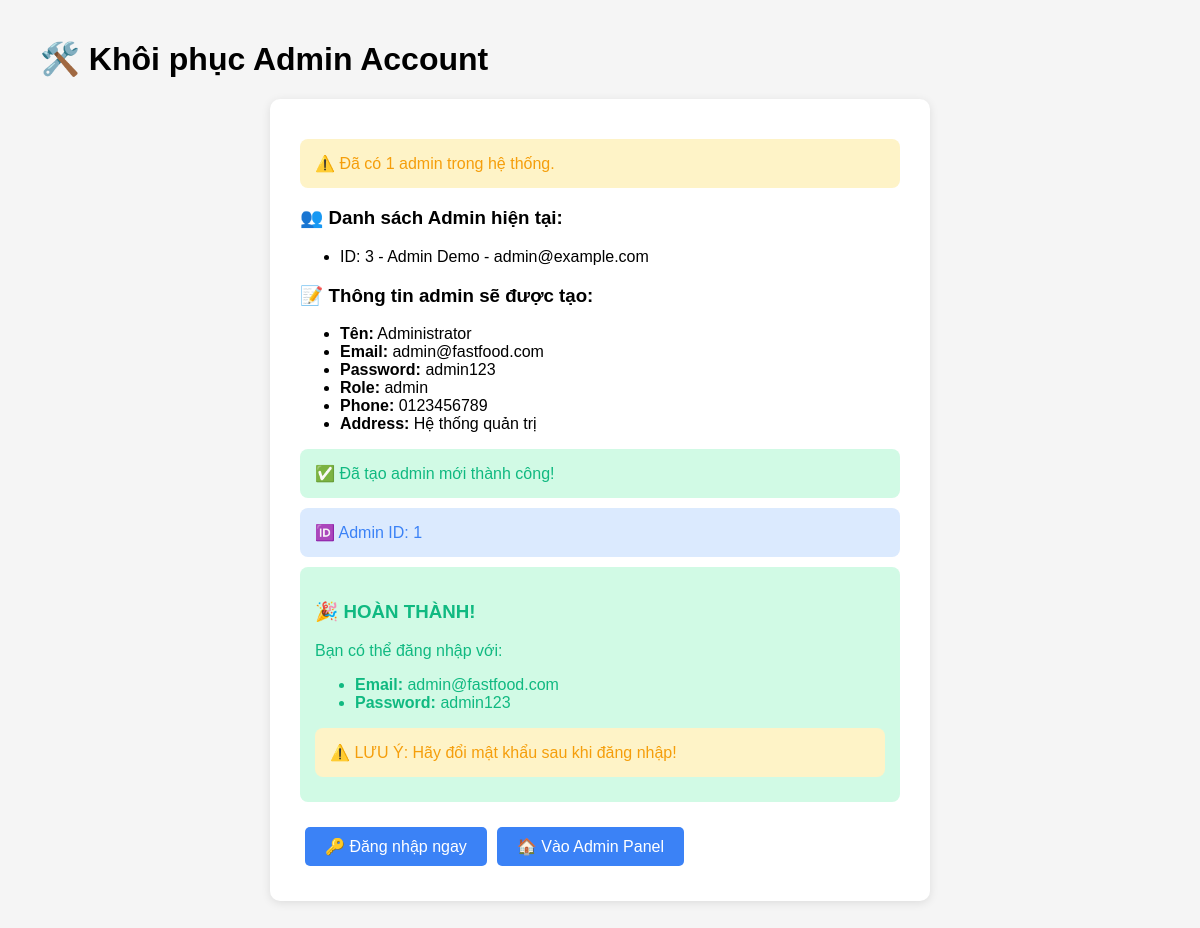
Screenshot of /backend/bootstrap_admin_web.php with the database file from the repository.
### tables this page shows
CREATE TABLE `users` (
  `id` int(11) NOT NULL,
  `name` varchar(120) NOT NULL,
  `phone` varchar(20) DEFAULT NULL,
  `address` varchar(255) DEFAULT NULL,
  `email` varchar(190) DEFAULT NULL,
  `password_hash` varchar(255) DEFAULT NULL,
  `role` enum('user','admin') DEFAULT 'user',
  `created_at` timestamp NOT NULL DEFAULT current_timestamp()
);

### backend/bootstrap_admin_web.php (the view, shortened to what this page needs)
<?php
echo "<h1>🛠️ Khôi phục Admin Account</h1>";
echo "<div class='container'>";
try {
    $db = getDb();
    $stmt = $db->query('SELECT COUNT(*) as count FROM users WHERE role = "admin"');
    $adminCount = $stmt->fetch()['count'] ?? 0;
    if ($adminCount > 0) {
        echo "<div class='warning'>⚠️ Đã có $adminCount admin trong hệ thống.</div>";
        $stmt = $db->query('SELECT id, name, email FROM users WHERE role = "admin"');
        $admins = $stmt->fetchAll();
        echo "<h3>👥 Danh sách Admin hiện tại:</h3>";
        echo "<ul>";
        foreach ($admins as $admin) {
            echo "<li>ID: {$admin['id']} - {$admin['name']} - {$admin['email']}</li>";
        }
        echo "</ul>";
    }
    $adminData = [
        'name' => 'Administrator',
        'email' => 'admin@fastfood.com',
        'password' => 'admin123',
        'role' => 'admin',
        'phone' => '0123456789',
        'address' => 'Hệ thống quản trị'
    ];
    echo "<h3>📝 Thông tin admin sẽ được tạo:</h3>";
    echo "<ul>";
    echo "<li><strong>Tên:</strong> " . $adminData['name'] . "</li>";
    echo "<li><strong>Email:</strong> " . $adminData['email'] . "</li>";
    echo "<li><strong>Password:</strong> " . $adminData['password'] . "</li>";
    echo "<li><strong>Role:</strong> " . $adminData['role'] . "</li>";
    echo "<li><strong>Phone:</strong> " . $adminData['phone'] . "</li>";
    echo "<li><strong>Address:</strong> " . $adminData['address'] . "</li>";
    echo "</ul>";
    $stmt = $db->prepare('SELECT id FROM users WHERE email = ?');
    $stmt->execute([$adminData['email']]);
    $existingUser = $stmt->fetch();
    if ($existingUser) {
        echo "<div class='info'>ℹ️ Email đã tồn tại!</div>";
        echo "<div class='info'>ID user hiện tại: " . $existingUser['id'] . "</div>";
        $stmt = $db->prepare('UPDATE users SET role = "admin" WHERE id = ?');
        $stmt->execute([$existingUser['id']]);
        echo "<div class='success'>✅ Đã cập nhật user ID " . $existingUser['id'] . " thành admin!</div>";
    } else {
        $stmt = $db->prepare('INSERT INTO users (name, email, password_hash, role, phone, address, created_at) VALUES (?, ?, ?, ?, ?, ?, NOW())');
        $result = $stmt->execute([
            $adminData['name'],
            $adminData['email'],
            password_hash($adminData['password'], PASSWORD_DEFAULT),
            $adminData['role'],
            $adminData['phone'],
            $adminData['address']
        ]);
        if ($result) {
            $newAdminId = $db->lastInsertId();
            echo "<div class='success'>✅ Đã tạo admin mới thành công!</div>";
            echo "<div class='info'>🆔 Admin ID: " . $newAdminId . "</div>";
        } else {
            echo "<div class='error'>❌ Lỗi khi tạo admin!</div>";
            exit;
        }
    }
    echo "<div class='success'>";
    echo "<h3>🎉 HOÀN THÀNH!</h3>";
    echo "<p>Bạn có thể đăng nhập với:</p>";
    echo "<ul>";
    echo "<li><strong>Email:</strong> " . $adminData['email'] . "</li>";
    echo "<li><strong>Password:</strong> " . $adminData['password'] . "</li>";
    echo "</ul>";
    echo "<div class='warning'>⚠️ LƯU Ý: Hãy đổi mật khẩu sau khi đăng nhập!</div>";
    echo "</div>";
    echo "<div style='margin-top: 20px;'>";
    echo "<a href='../frontend/pages/login.php' class='btn'>🔑 Đăng nhập ngay</a>";
    echo "<a href='../frontend/admin/' class='btn'>🏠 Vào Admin Panel</a>";
    echo "</div>";
} catch (Throwable $e) {
    echo "<div class='error'>❌ Lỗi: " . $e->getMessage() . "</div>";
}
echo "</div>";
?>

### backend/bootstrap_admin_web.php (style rules this page uses)
.container { max-width: 600px; margin: 0 auto; background: white; padding: 30px; border-radius: 10px; box-shadow: 0 2px 10px rgba(0,0,0,0.1); }
.success { color: #10b981; background: #d1fae5; padding: 15px; border-radius: 8px; margin: 10px 0; }
.info { color: #3b82f6; background: #dbeafe; padding: 15px; border-radius: 8px; margin: 10px 0; }
.warning { color: #f59e0b; background: #fef3c7; padding: 15px; border-radius: 8px; margin: 10px 0; }
.btn { background: #3b82f6; color: white; padding: 10px 20px; border: none; border-radius: 5px; cursor: pointer; text-decoration: none; display: inline-block; margin: 5px; }

### rows the page displays
users: id "3", name "Admin Demo", email "admin@example.com"

### other values shown
$adminCount "1"
$adminData['name'] "Administrator"
$adminData['email'] "admin@fastfood.com"
$adminData['password'] "admin123"
$adminData['role'] "admin"
$adminData['phone'] "0123456789"
$adminData['address'] "Hệ thống quản trị"
$newAdminId "1"
